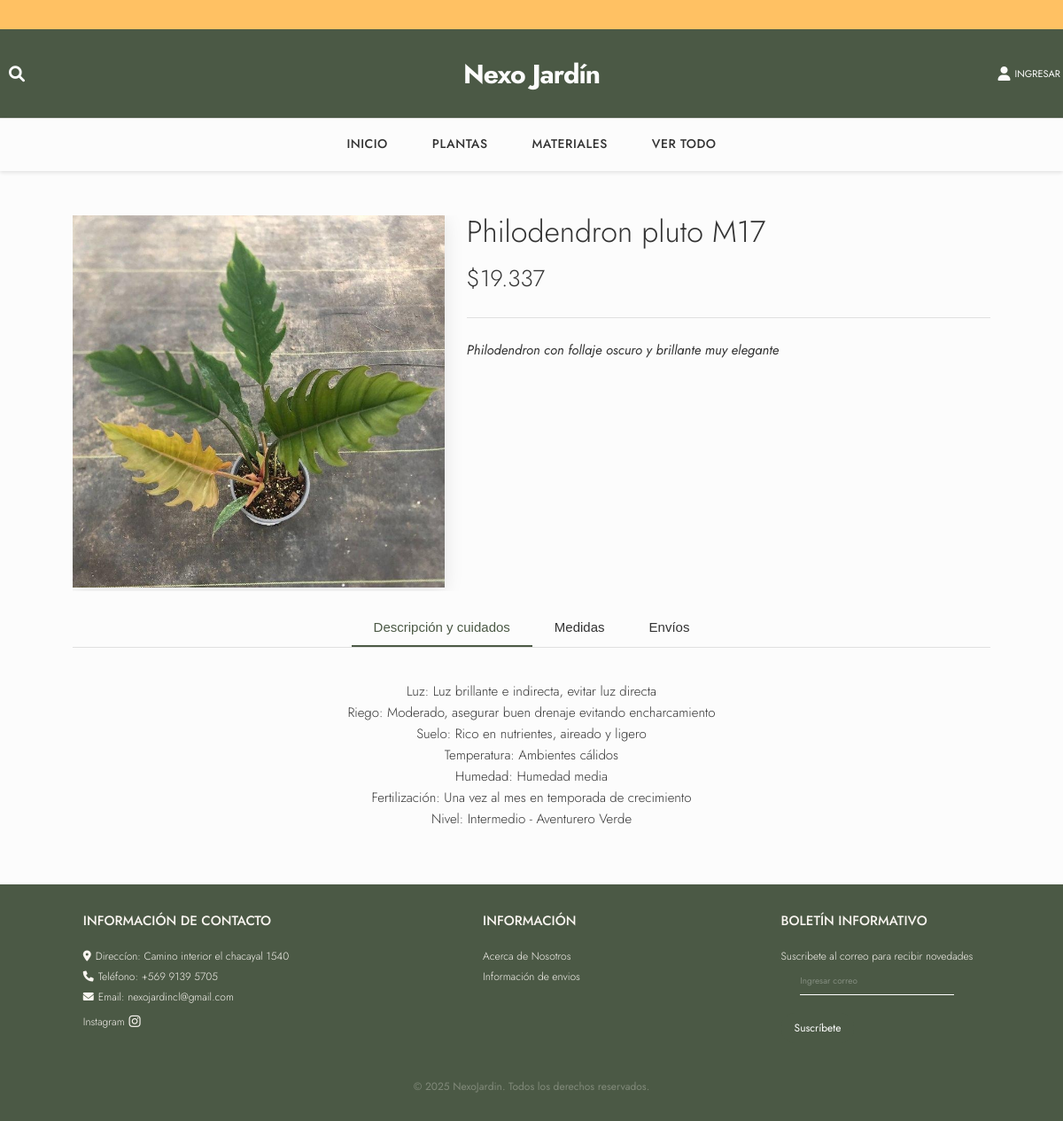
/producto/4/, run on the app's committed database.
### products/models.py (models this page shows, shortened)
class Producto(models.Model):
    TIPO_CHOICES = [
        ('planta', 'Planta'),
        ('material', 'Material'),
    ]
    nombre = models.CharField(max_length=100)
    descripcion = models.TextField(blank=True, null=True)
    descripcion_corta= models.TextField(blank=True, null=True)
    medidas = models.TextField(blank=True, null=True)
    precio_base = models.DecimalField(max_digits=10, decimal_places=2)  # Precio sin modificaciones
    porcentaje_extra = models.DecimalField(max_digits=5, decimal_places=2, default=0, blank=True)  # Porcentaje adicional
    incluir_iva = models.BooleanField(default=False)  # Si incluir IVA del 19%
    precio = models.DecimalField(max_digits=10, decimal_places=2)  # Precio final calculado
    imagen = models.ImageField(upload_to='productos/', blank=True, null=True)
    categoria = models.ForeignKey(Categoria, on_delete=models.CASCADE, blank=True, null=True)
    tipo = models.CharField(max_length=10, choices=TIPO_CHOICES, default='planta')
    destacado = models.BooleanField(default=False)  # Nuevo campo para productos destacados

### pages/views.py (the view)
# urls.py: path('producto/<int:id>/', views.detalle_producto, name='detalle_producto'),
def detalle_producto(request, id):
    producto = get_object_or_404(Producto, id=id)
    return render(request, 'pages/detalle_producto.html', {'producto': producto})

### products/templatetags/puntomiles.py (called while the page is built)
def puntomiles(value):
    try:
        value = int(float(value))
    except (ValueError, TypeError):
        return value
    return f"{value:,}".replace(",", ".")

### pages/templates/pages/detalle_producto.html (shortened to what this page needs)
{% extends 'base.html' %}
{% load static %}
{% load humanize %}
{% load puntomiles %}
{% block extra_css %}
<link rel="stylesheet" href="{% static 'css/detalle_producto.css' %}">
<link rel="stylesheet" href="https://cdnjs.cloudflare.com/ajax/libs/font-awesome/6.0.0/css/all.min.css">
{% endblock %}
{% block content %}
<div id="product-container">
    <form id="edit-form" data-producto-id="{{ producto.id }}">
        <div id="product-main">
            <div id="image-container">
                <img id="product-image" src="{% if producto.imagen %}{{ producto.imagen.url }}{% else %}{% static 'img/default.jpg' %}{% endif %}" alt="{{ producto.nombre }}">
            </div>
            <div id="product-info">
                <div class="field-group">
                    <h1 id="name-display">{{ producto.nombre }}</h1>
                </div>
                <div class="field-group">
                    <div id="price-display">${{ producto.precio|puntomiles }}</div>
                </div>
                <hr id="divider">
                <div class="field-group" id="short-desc-container">
                    {% if producto.descripcion_corta %}
                    <div id="short-desc-display">{{ producto.descripcion_corta|linebreaksbr }}</div>
                    {% else %}
                    <div id="short-desc-display" style="display: none;"></div>
                    {% endif %}
                </div>
            </div>
        </div>
    </form>
    <div id="tabs-container">
        <div id="tabs">
            <button type="button" class="tab active" data-tab="descripcion">Descripción y cuidados</button>
            <button type="button" class="tab" data-tab="medidas">Medidas</button>
            <button type="button" class="tab" data-tab="envios">Envíos</button>
        </div>
        <div id="tab-content">
            <div class="tab-panel active" id="panel-descripcion">
                <div class="field-group">
                    <div id="desc-display">{{ producto.descripcion|default:"Sin descripción disponible."|linebreaksbr }}</div>
                </div>
            </div>
        </div>
    </div>
</div>
{% endblock %}

### static/css/style.css (style rules this page uses)
:root { --background-color: #fcfcfc; --background-color-hover: #f5f5f5; --primary-color: #4B5945; --primary-color-hover: #657060; --secundary-color: #ffc163; --hover: #c5c3c2; --light-text: #f9f5f0; --dark-text: #111; }
html, body { height: 100%; }
body { min-height: 100vh; display: flex; flex-direction: column; padding-top: 188px; background-color: var(--background-color); }
html { font-size: 62.5%; font-family: 'Jost', sans-serif; }
* { margin: 0; padding: 0; box-sizing: border-box; }
.producto-img, .detalle-producto-img, img[src*="productos/"] { border-radius: 0 !important; }
@media (min-width: 1025px) { body { padding-top: 188px; } }

### static/css/banner.css (style rules this page uses)
html, body { overflow-x: hidden; }

### static/css/detalle_producto.css (style rules this page uses)
:root { --primary-color: #4b5945; --dark-text: #333; --light-gray: #f8f9fa; --border-color: #e0e0e0; --success-color: #28a745; --error-color: #dc3545; --warning-color: #ffc107; --container-width: 1100px; --border-radius: 8px; --transition: all 0.3s ease; }
#product-container { max-width: var(--container-width); margin: 0 auto; padding: 2rem; margin-top: 2rem; }
#product-main { display: flex; gap: 3rem; margin-bottom: 2rem; align-items: flex-start; max-width: 100%; overflow: hidden; }
#image-container { position: relative; flex: 0 0 400px; aspect-ratio: 1; }
#product-image { width: 100%; height: 100%; object-fit: cover; border-radius: var(--border-radius); box-shadow: 0 4px 20px rgba(0,0,0,0.1); }
#product-info { flex: 1; display: flex; flex-direction: column; gap: 1.5rem; max-width: 100%; overflow: hidden; }
.field-group { position: relative; word-wrap: break-word; overflow-wrap: break-word; }
#name-display { font-size: 3.5rem; font-weight: 300; color: var(--dark-text); margin: 0; line-height: 1.1; }
#price-display { font-size: 2.5rem; color: var(--dark-text); font-weight: 300; }
#divider { border: none; height: 1px; background-color: var(--border-color); margin: 1rem 0; }
#short-desc-display { color: var(--dark-text); font-size: 1.4rem; line-height: 1.5; font-style: italic; font-weight: 400; word-wrap: break-word; overflow-wrap: break-word; hyphens: auto; max-width: 100%; white-space: normal; width: 100%; display: block; }
#tabs-container { margin-top: 1rem; }
#tabs { display: flex; justify-content: center; border-bottom: 1px solid var(--border-color); margin-bottom: 0; }
.tab { background: none; border: none; padding: 1rem 2rem; font-size: 1.4rem; font-weight: 400; color: var(--dark-text); cursor: pointer; transition: var(--transition); border-bottom: 2px solid transparent; }
.tab.active { color: var(--primary-color); border-bottom-color: var(--primary-color); font-weight: 500; }
#tab-content { position: relative; }
.tab-panel { display: none; padding: 1.2rem 0; animation: fadeIn 0.3s ease; }
.tab-panel.active { display: block; }
#desc-display, #measures-display { color: var(--dark-text); font-size: 1.5rem; line-height: 1.6; font-weight: 300; text-align: center; }
@media (max-width: 1399px) and (min-width: 1024px) { #product-container { max-width: 92%; margin-top: 3rem; padding: 2.5rem 2rem; } }
@media (max-width: 1399px) and (min-width: 1024px) { #product-main { gap: 2.5rem; } }
@media (max-width: 1399px) and (min-width: 1024px) { #image-container { flex: 0 0 420px; } }
@media (max-width: 1399px) and (min-width: 1024px) { #name-display, #name-input { font-size: 3.4rem; } }
@media (max-width: 1399px) and (min-width: 1024px) { #price-display, #price-input { font-size: 2.6rem; } }
@media (max-width: 1399px) and (min-width: 1024px) { #short-desc-display, #short-desc-input { font-size: 1.5rem; line-height: 1.5; } }
@media (max-width: 1399px) and (min-width: 1024px) { .tab { padding: 1.2rem 2.5rem; font-size: 1.5rem; } }
@media (max-width: 1399px) and (min-width: 1024px) { #tab-content { padding: 2.5rem; font-size: 1.4rem; line-height: 1.6; } }

### data on the page
Producto: imagen (picture), nombre "Philodendron pluto M17", precio|puntomiles "19.337", descripcion_corta "Philodendron con follaje oscuro y brillante muy elegante", descripcion "Luz: Luz brillante e indirecta, evitar luz directa Riego: Moderado, asegurar buen drenaje evitando encharcamiento Suelo: Rico en nutrientes, aireado y ligero Temperatura: Ambientes cálidos Humedad: Humedad media Fertilización: Una vez al mes en temporada de crecimiento Nivel: Intermedio - Aventurero Verde"
